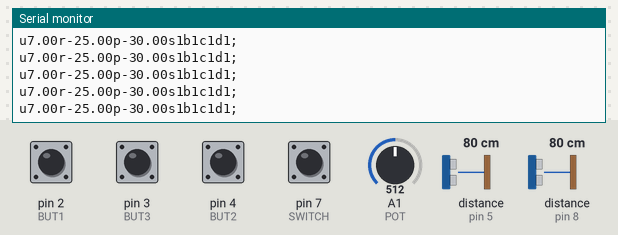
The sketch below on a simulated Arduino Uno, built with avr-gcc and run on an emulated ATmega328P. Shown: the last lines printed to the serial monitor. The inputs (shaded band) are chosen by the test bench; at power-on: pin 7 (SWITCH) HIGH, pin 2 (BUT1), pin 3 (BUT3), pin 4 (BUT2) LOW, distance to the obstacle (sensors on pin 5, pin 8) 80 cm, A1 (POT) = 512. The echo pulse lasts 58.3 µs per cm.

Above: at 1.2 s.
1.3 s: distance to the obstacle (sensor on pin 5) set to 9 cm
At 1.52 s:
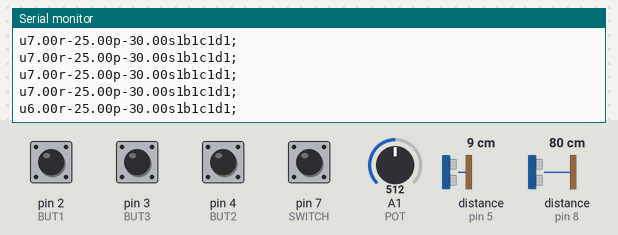
2.8 s: distance to the obstacle (sensor on pin 8) set to 2 cm
At 2.85 s:
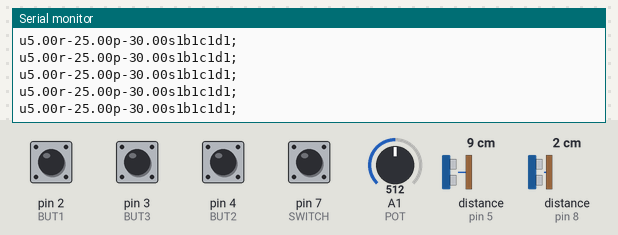
4.3 s: distance to the obstacle (sensor on pin 8) set to 4 cm
At 4.31 s:
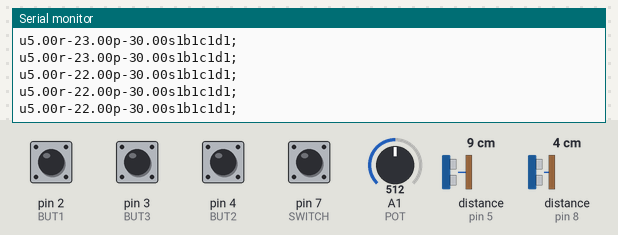
7.3 s: distance to the obstacle (sensor on pin 5) set to 2 cm
At 7.34 s:
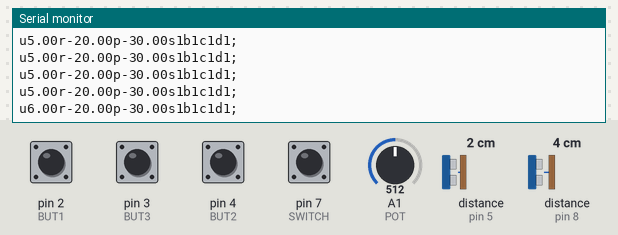
10.3 s: A1 (POT) set to 716
At 10.34 s:
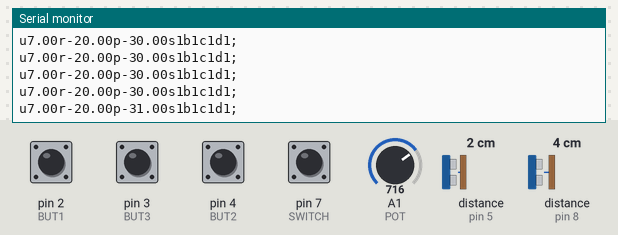
11.8 s: pin 2 (BUT1) pulled HIGH for 0.15 s
At 12.38 s:
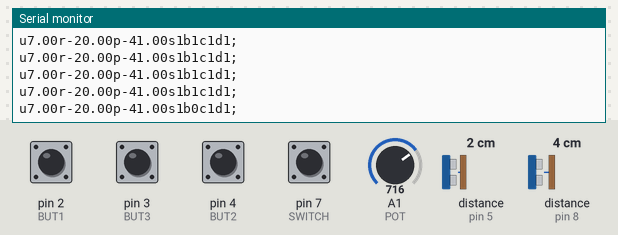
Timing chart, 0 to 14.4 s (numbered marks = the images above; inputs shaded):
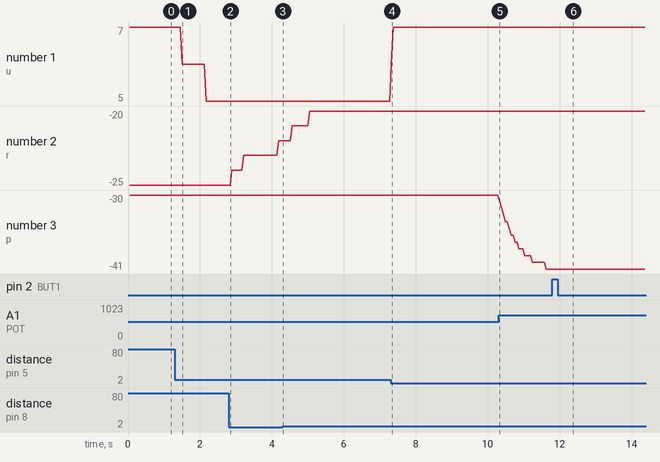

Measured:
- after the input at 1.3 s, the serial monitor: prints a new line after 0.21 s (image 1)
- after the input at 7.3 s, the serial monitor: prints a new line at once (image 4)
- after the input at 10.3 s, the serial monitor: prints a new line at once (image 5)
- after the input at 11.8 s, the serial monitor: prints a new line after 0.57 s (image 6)
- plotted number 1: 7 → 5 after the input at 1.3 s, 5 → 7 after the input at 7.3 s
- plotted number 2: -25 → -22 after the input at 2.8 s, -22 → -20 after the input at 4.3 s
- plotted number 3: -30 → -41 after the input at 10.3 s

The sketch:

ProyectoFinal.ino
```cpp
#include <NewPing.h>
#include <Button.h>

#define TRIGGER_PIN  6   // Arduino pin tied to trigger pin on the ultrasonic sensor. (OUTPUT)
#define ECHO_PIN     5   // Arduino pin tied to echo pin on the ultrasonic sensor. (INPUT)
#define TRIGGER_PIN2  9  // Arduino pin tied to trigger pin on the second ultrasonic sensor.
#define ECHO_PIN2 8     // Arduino pin tied to echo pin on the second ultrasonic sensor.
#define POT A1  // Analog Input
#define SWITCH  7  // Digital Input
#define BUT1 2 // Digital Input
#define BUT2 4 // Digital Input
#define BUT3 3 // Digital Input
#define MAX_DISTANCE 25 // Maximum sensor distance.

float u;
float r;
float p;
int s;
int s1 = 0;
int s2 = 0;
int s3 = 0;
float b0=0.3;
float b1=0.1;
float b2=0.1;

NewPing sonar(TRIGGER_PIN, ECHO_PIN, MAX_DISTANCE); // Object NewPing named Sonar
NewPing sonar2(TRIGGER_PIN2, ECHO_PIN2, MAX_DISTANCE); //
Button button1(BUT1); // Object Button named button1
Button button2(BUT2);
Button button3(BUT3);
Button switch1(SWITCH);

void setup() {
  Serial.begin(115200); // Open serial monitor at 115200 baud to see ping results. 115200bits/second
 // No pinmode setup needed
  s = switch1.read();
  p = float(analogRead(POT));
}

void loop() {
  delay(50);
  // Information gathering
  float curU = sonar.ping(); // Reads time that it takes for the sound wave to return.
  float curR = sonar2.ping();
  float curP = float(analogRead(POT));
  if (switch1.toggled())  // Toggled is true when switch changes state.
    s = switch1.read();
  if (button1.pressed()) // Pressed when it switches from not pressed to pressed.
    s1 = 1 - s1;
  if (button2.pressed())
    s2 = 1 - s2;
  if (button3.pressed())
    s3 = 1 - s3;
  if (curU == 0)
    curU = u;
  if (curR == 0)
    curR = r;

  // Filter
  u += b0 * (curU-u); // For obtaining continuous sound signal change.
  r += b1 * (curR-r);
  p += b2 * (curP-p);

  float sendU = map(u, 250, 1200, 7, 0);  // Index of notes of scale
  float sendR = map(r, 250, 1200, -20, 0); // Amplitude of the sound in decibels (0 db = 1 unit of amplitude / -6 db = 0.5 unit of amplitude) -> 20Log(A)
  float sendP = map(p, 0, 1023, 0, -60); // Master Volume (in decibels)


  sendU = constrain(sendU, 0, 7); // Clip the values to stay in range
  sendR = constrain(sendR, -30, 0);
  sendP = constrain(sendP, -60, 0);

  // Print values in specific format to be read by chuck.
  Serial.print("u");
  Serial.print(sendU);
  Serial.print("r");
  Serial.print(sendR);
  Serial.print("p");
  Serial.print(sendP);
  Serial.print("s");
  Serial.print(s);
  Serial.print("b");
  Serial.print(s1);
  Serial.print("c");
  Serial.print(s2);
  Serial.print("d");
  Serial.print(s3);
  Serial.println(";");


}
```
